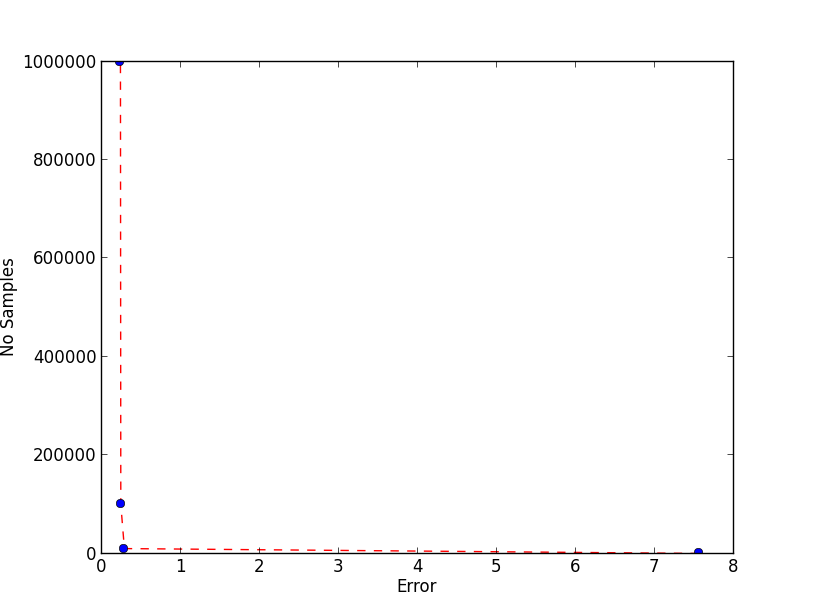

The script that drew this image:
from math import sqrt
from string import split
import matplotlib.pyplot as plt
import numpy as np
from matplotlib.mlab import stineman_interp


__author__ = 'Jervis'

def func(n):
    return 1 / np.sqrt(n)

def func2(x):
    return 1 / np.square(x)

def plot_file(file):
    f = open(file)

    line = f.readline()
    x = []
    y = []
    while line:
        row = split(line, ',')
        sample_size = long(row[0])
        y.append(sample_size)

        err = float(row[1])
        x.append(err)
        line = f.readline()


    plt.xlabel('Error')
    plt.ylabel('No Samples')
    print x
    print y


    plt.plot(x, y, 'r--', x,y, 'bo')

    plt.show()


def test():
    plot_file('data.csv')


test()
